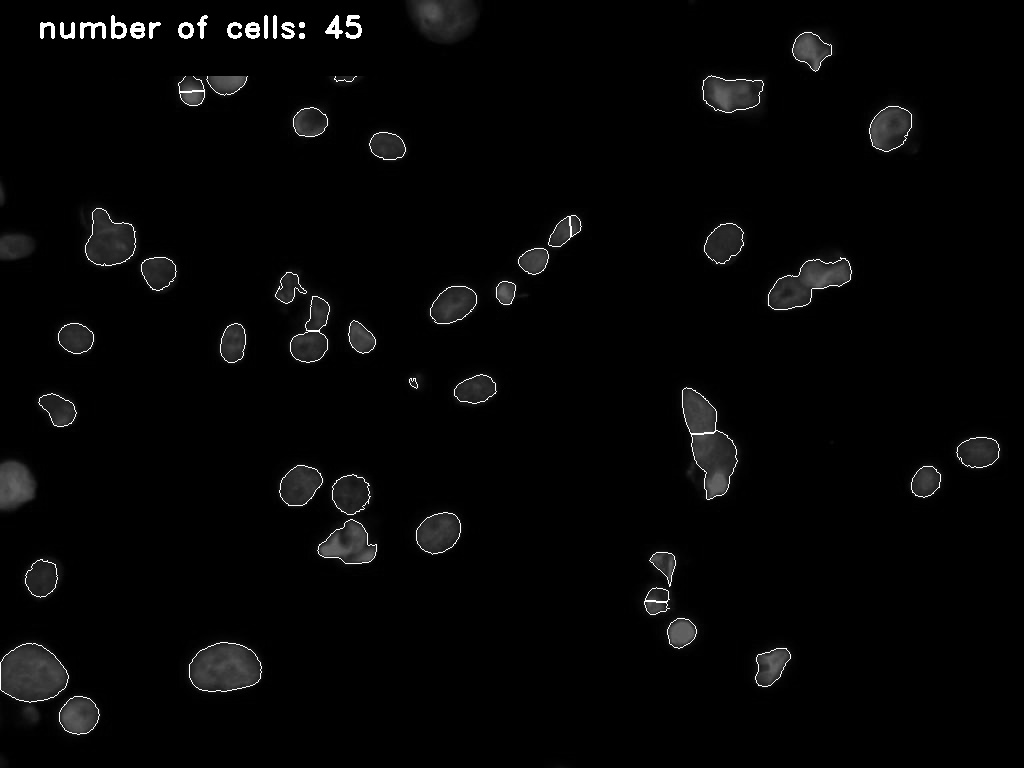
#> input picture output.jpg, 1024 x 768 px, given in place of file path of image, which was not available
$ python cellcounter.py   (older library calls are emulated)
#> lines starting #> are read from the running program, lines starting #| are printed output that depends on the picture; after the words box and inside, x2 and y2 are one past the last pixel; in counts of white or black regions, pixels touching at a corner belong together; pictures that were not available may be replaced by others from this repository, and a replacement may not be noted
# -*- coding: utf-8 -*-
"""
Spyder Editor

"""
#importing things
import os
from skimage.feature import peak_local_max
from skimage.morphology import watershed
from scipy import ndimage
import numpy as np
import imutils
import cv2

#load image
infile = 'file path of image'
image = cv2.imread(infile)
#> image is the input picture: shape (768, 1024, 3); min 0, max 255, mean 5.7

#normalize a 16-bit tif image
if 'tif' in infile:
    image = cv2.normalize(image, dst=None, alpha=0, beta=65535, norm_type=cv2.NORM_MINMAX)

#convert to greyscale
grey = cv2.cvtColor(image, cv2.COLOR_BGR2GRAY)

#thresholding
ret, thresh = cv2.threshold(grey, 49, 255, cv2.THRESH_BINARY+cv2.THRESH_OTSU)
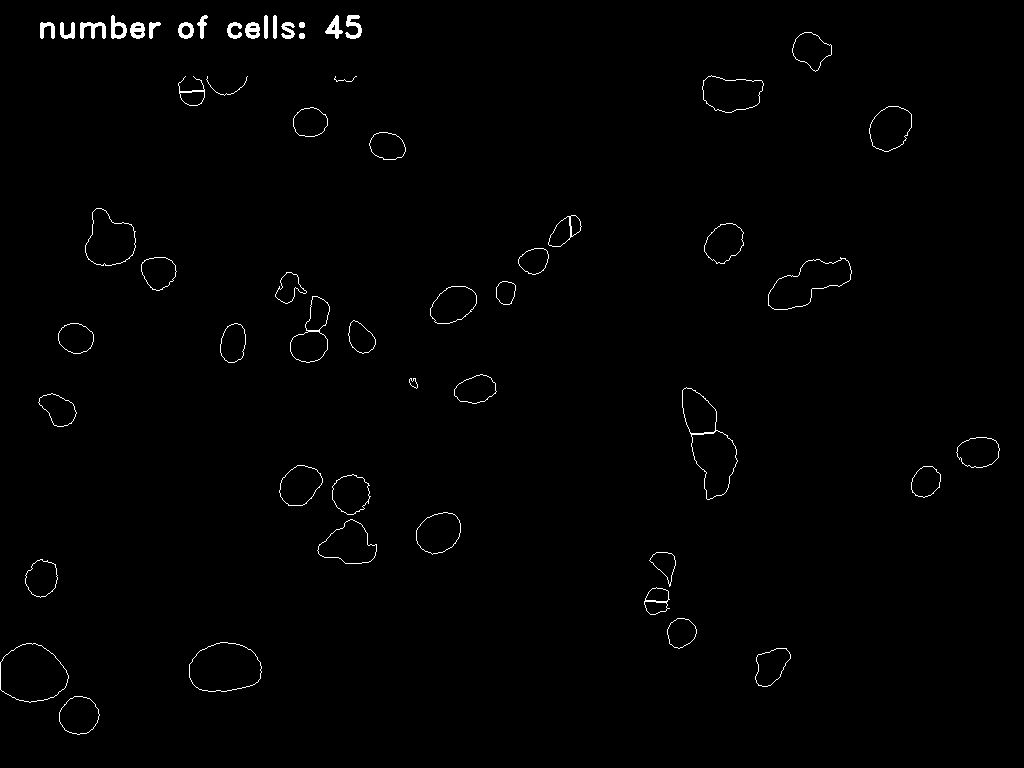
#> thresh: shape (768, 1024); 0.89% white in thin lines or dots
#> ret = 106

#watershed algorithm
D = ndimage.distance_transform_edt(thresh)
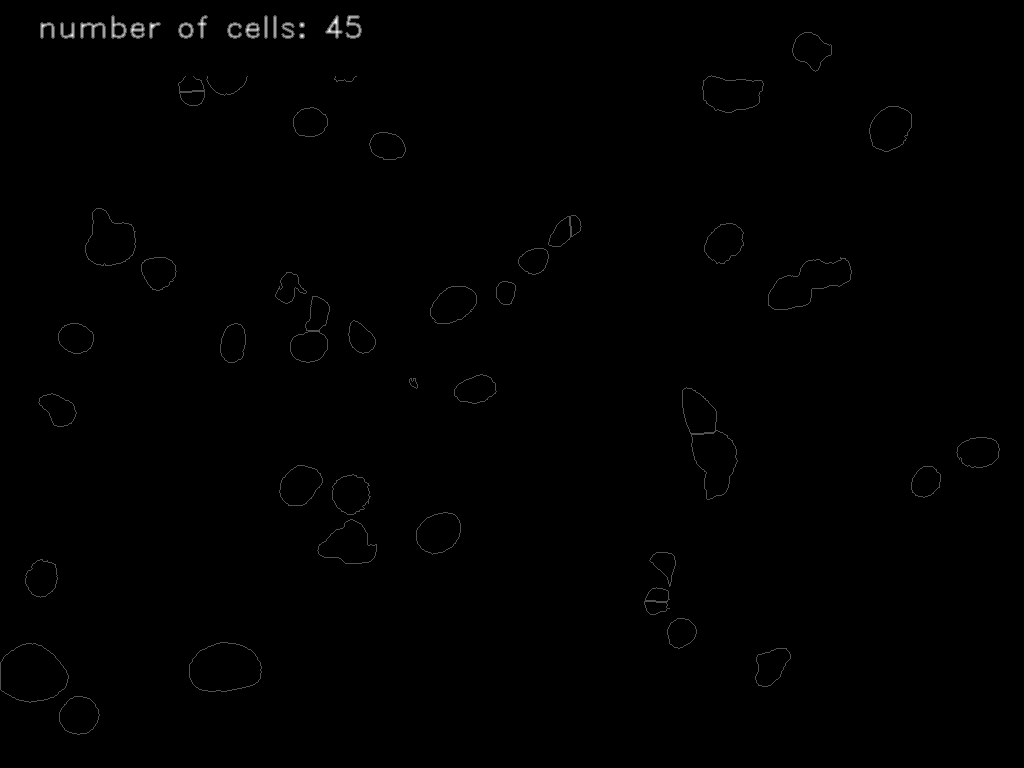
#> D: shape (768, 1024) float64; min 0, max 3.16, mean 0.0104; drawn with min black and max white
localMax = peak_local_max(D, indices=False, min_distance=20,
	labels=thresh)
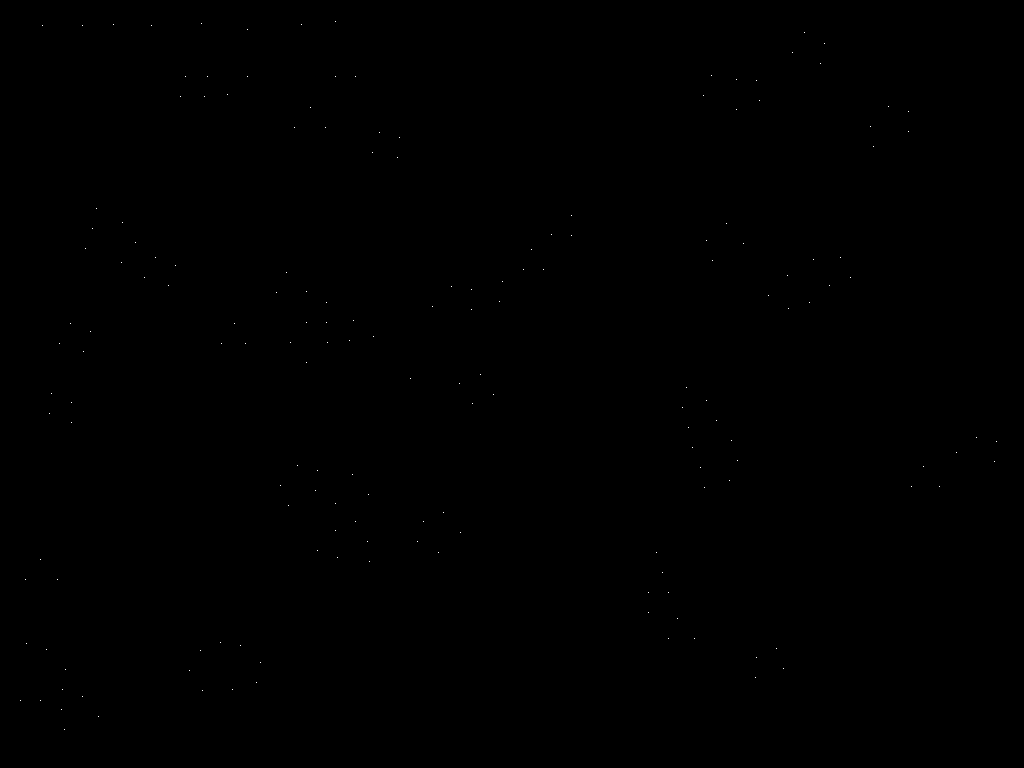
#> localMax: shape (768, 1024) bool; 0.02% white in thin lines or dots, all inside (x1, y1, x2, y2) = (20, 21, 997, 730)

markers = ndimage.label(localMax, structure=np.ones((3, 3)))[0]
#> markers: shape (768, 1024) int32; 171 distinct labels, from 0 to 170
labels = watershed(-D, markers, mask=thresh)
#> labels: shape (768, 1024) int32; 171 distinct labels, from 0 to 170

for label in np.unique(labels):
	if label == 0:
		continue
	mask = np.zeros(grey.shape, dtype="uint8")
	mask[labels == label] = 255
	contours = cv2.findContours(mask.copy(), cv2.RETR_EXTERNAL,
		cv2.CHAIN_APPROX_SIMPLE)
	contours = imutils.grab_contours(contours)

# draw contours
	drawn = cv2.drawContours(grey, contours, -1, (0,255,0), 1)
#> this loop made 171 passes
#> contours on passes 10 to 12: [[[804, 32], [811, 32]]], [[[824, 43], [826, 43]]], [[[792, 48], [792, 52]]]
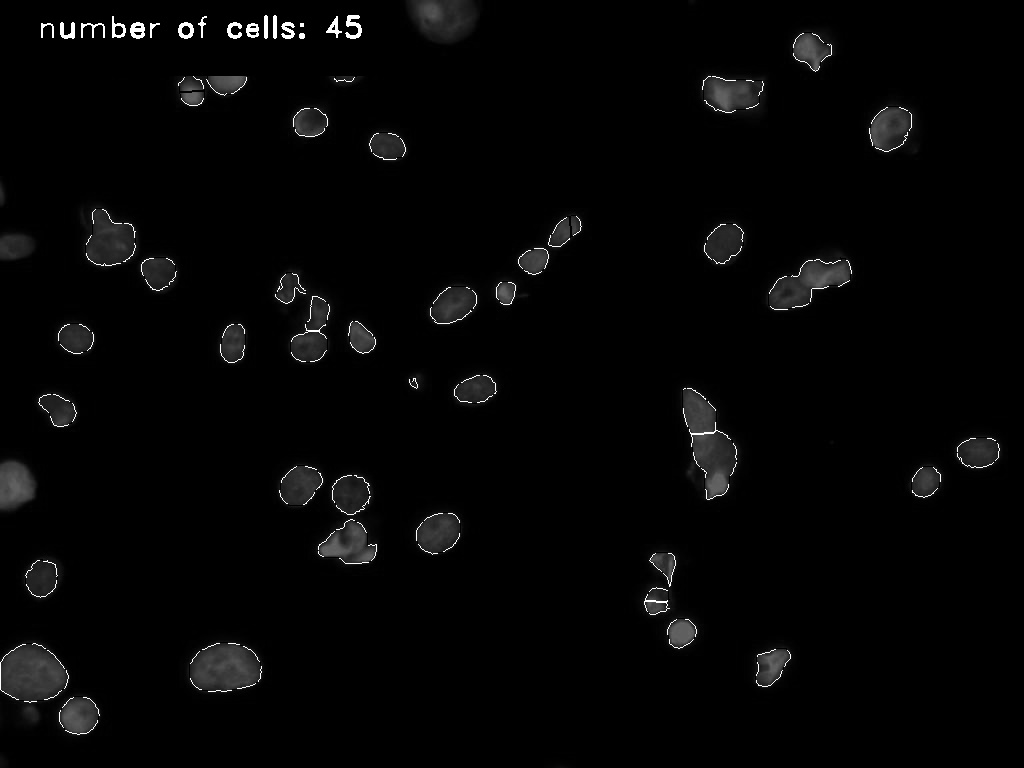
#> grey: shape (768, 1024); min 0, max 255, mean 5.2
#> mask: shape (768, 1024); 0% white in thin lines or dots, all inside (x1, y1, x2, y2) = (64, 728, 65, 730)

#drawing a rectangle in which text will live
x,y,w,h = 0,0,375,75
cv2.rectangle(drawn, (x,x), (x + w, y + h), (0,0,0), -1)

#displaying number of cells in picture
font                   = cv2.FONT_HERSHEY_DUPLEX
TopLeftCornerOfText = (10,10)
fontScale              = 1
fontColor              = (255,255,255)
lineType               = 2

t = len(np.unique(labels))-1
#> t = 170
s = 'number of cells: {0}'.format(t)
#> s = 'number of cells: 170'

cv2.putText(drawn, s,
    (x + int(w/10), y + int(h/2)),
    font,
    fontScale,
    fontColor,
    lineType)
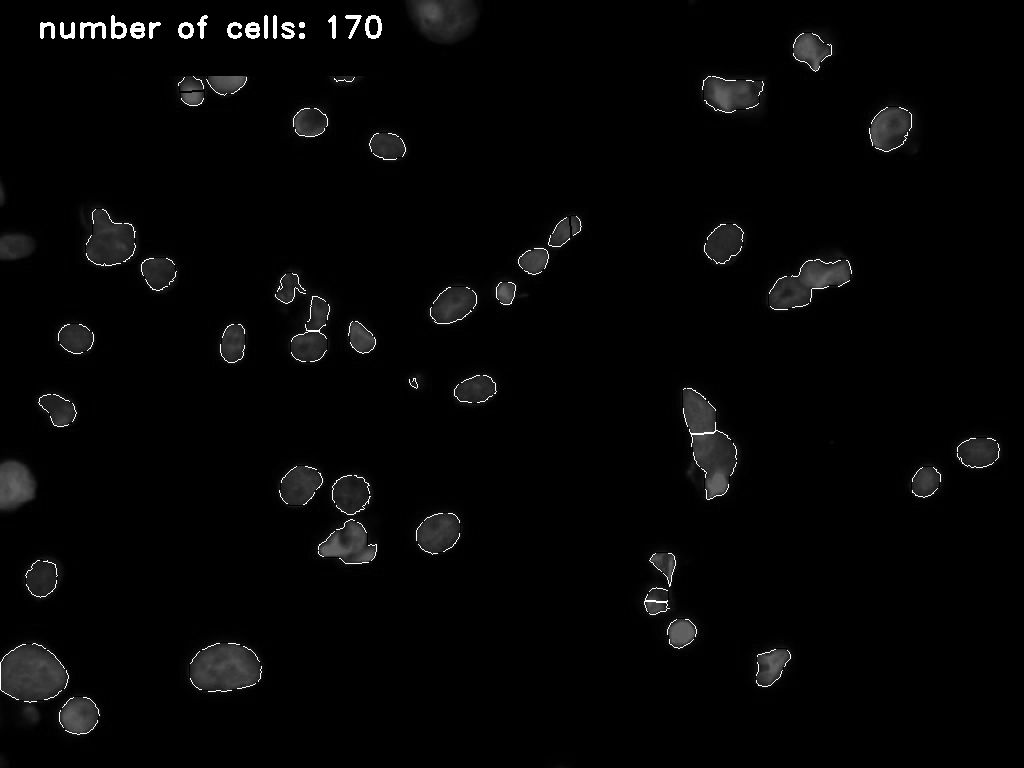
#> drawn: shape (768, 1024); min 0, max 255, mean 5.4

# show the output image
cv2.imshow("result", drawn)

#save the output image
directory = 'file path of where you want to save it to'
os.chdir(directory)
filename = 'output.jpg'
cv2.imwrite(filename, drawn)
cv2.waitKey(0)
